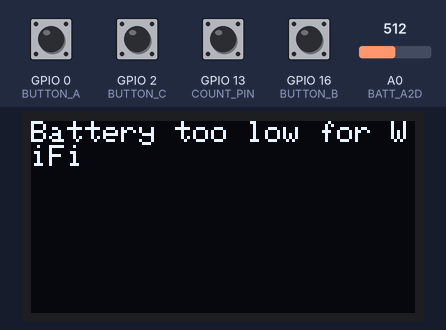
Simulated run of this sketch. Board: ESP8266 (NodeMCU). Parts: 128×64 one-colour display. Inputs (shaded band) come from the test bench; at power-on: GPIO 0 (BUTTON_A), GPIO 2 (BUTTON_C), GPIO 13 (COUNT_PIN), GPIO 16 (BUTTON_B) HIGH, A0 (BATT_A2D) = 512. WiFi joins after 1.5 s; servers stay silent unless stated; the display library's start-up logo is not drawn.

Above: at 0.7 s.
At 2.8 s:
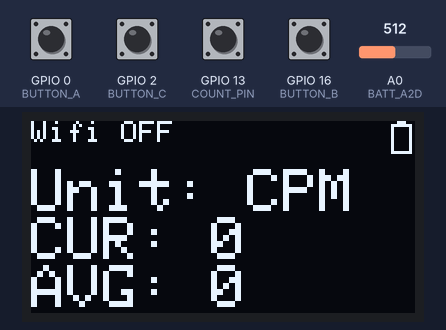
2.9 s: GPIO 16 (BUTTON_B) pulled LOW for 1 s
At 5.0 s:
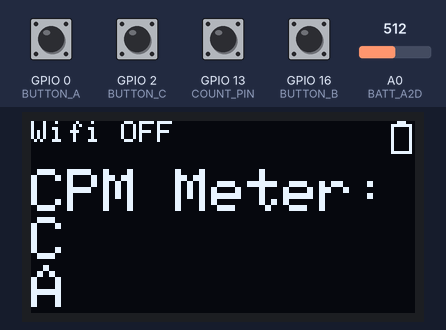
5.7 s: A0 (BATT_A2D) set to 584
7.2 s: A0 (BATT_A2D) set to 609
8.9 s: GPIO 2 (BUTTON_C) pulled LOW for 0.15 s
At 11.4 s:
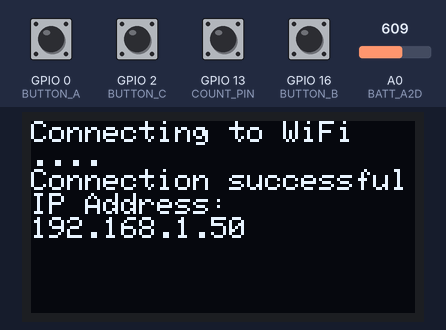
12.1 s: GPIO 0 (BUTTON_A) pulled LOW for 0.15 s
At 13.3 s:
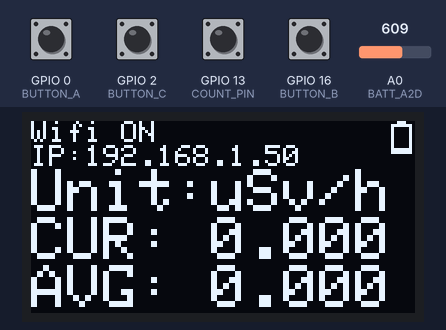
14.2 s: GPIO 2 (BUTTON_C) pulled LOW for 1 s
At 16.2 s:
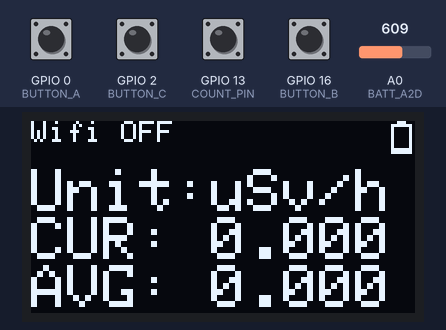
Timing chart, 0 to 17.7 s (numbered marks = the images above; inputs shaded):
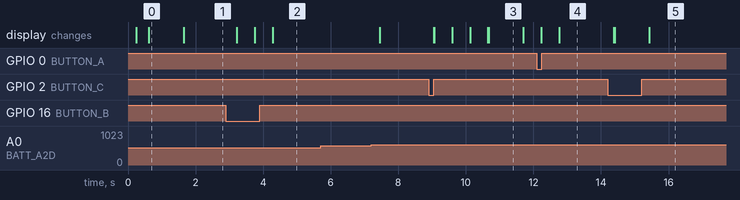

Measured:
- after the input at 2.9 s, the display: first changes after 0.32 s (image 2 shows a later state)
- after the input at 5.7 s, every drawn part: stays the same
- after the input at 8.9 s, the display: first changes after 0.14 s (image 3 shows a later state)
- after the input at 12.1 s, the display: first changes after 0.14 s (image 4 shows a later state)
- after the input at 14.2 s, the display: first changes after 0.18 s (image 5 shows a later state)
- what the display in image 0 shows lasts 1.0 s, from 0.6 s to 1.6 s

The sketch:

GeigerWifi.ino
```cpp
// (licence header left out)
#include <SPI.h>
#include <Wire.h>
#include <Adafruit_GFX.h>
#include <Adafruit_SH110X.h>

#include "WIFI.h"
#include "graphics.h"

#define GEIGER_DOSE_FCTR 57 //really .0057, this avoids floats.
#define FILT_CONST 0.7 //How much filtering to apply
#define LONG_PER 60 //Long period for averaging CPM
#define SHORT_PER 5 //Short period for averaging CPM

#define NO_BATT_VOLTAGE 780 //Voltage above which no battery is considered connected
#define CHARGE_VOLTAGE 770 //Voltage above which battery is considered charging
#define WIFI_MIN_VOLT 600 //Votage below which Wifi is disabled
#define ALLOW_DBG_MENU 0 //Allow debug display on OLED (must add into to screen to use)
#define WIFI_TIMEOUT 10000 //Time to wait for wifi connection before aborting connection

//Electrical configuration
#define BUTTON_A  0
#define BUTTON_B 16
#define BUTTON_C  2
#define BATT_A2D A0
#define COUNT_PIN  13

#define setBit(reg,x) reg|=(1UL<<x)
#define clearBit(reg,x) reg&=~(1UL<<x)
#define checkBit(reg,x) (reg&(1UL<<x))
#define BUTTON_A_BIT 0
#define BUTTON_B_BIT 1
#define BUTTON_C_BIT 2
#define ALLOW_WIFI_BIT 3
#define WIFI_ON_BIT 4
int statusReg = 0;

//Instantaneous CPM calculation variables
volatile long prevCountTime = 0;
volatile long countTime = 0;
volatile int count = 0;
volatile int count2 = 0;
int CPM_inst = 0; //CPM determined by time between counts
int CPM_filt = 0; //Instantaneous CPM filtered

//Average CPM calculation variables
int fastcpm = 0;
int slowcpm = 0;
int CPS = 0;
int dataBuf[LONG_PER];
int idx = 0;

//Dose (usv/h) variables
int dose = 0;
int doseFilt = 0;

//Battery variables
int scaledBatt = 0;
int rawBatt = 0;
int filtBatt=700;

//Display vars
int dispMode = MODE_CPM;
long tmr500 = 0;
int tmr1000 = 0;


void setWifi(int stat)
{
  long startWifiTmr=millis();
  clearDisplay();
  if (stat==1 && !checkBit(statusReg, WIFI_ON_BIT))
  {
    textSize(1);
    homeCursor();
    bool timedOut = false;
    if (checkBit(statusReg, ALLOW_WIFI_BIT))
    {
      clearDisplay();
      sendTextToDisplay("Connecting to WiFi",1);
      updateDisplay();
      wifiConnect();
      while (!isWifiConnected() & !timedOut)
      {
        sendTextToDisplay(".", 0);
        updateDisplay();
        delay(500);
        (millis()-startWifiTmr) < WIFI_TIMEOUT ? timedOut = false : timedOut = true;
      }
      if (timedOut)
      {
        sendTextToDisplay("WiFi connection timed out", 1);
        updateDisplay();
        delay(1000);
      }
      else
      {
        sendTextToDisplay(".", 1);
        sendTextToDisplay("Connection successful", 1);
        updateDisplay();
        serverOn();
        sendTextToDisplay("IP Address: ", 1);
        sendTextToDisplay(getIPAddr(),0);
        updateDisplay();
        delay(1000);
        setBit(statusReg, WIFI_ON_BIT);
      }
    }
    else
    {
      sendTextToDisplay("Battery too low for WiFi", 1);
      updateDisplay();
      delay(1000);
    }
  }
  else if ((stat==0) && checkBit(statusReg, WIFI_ON_BIT))
  {
    textSize(1);
    homeCursor();
    sendTextToDisplay("Turning Wifi Off...", 1);
    updateDisplay();
    wifiOff();
    sendTextToDisplay("WifiOff", 1);
    updateDisplay();
    clearBit(statusReg, WIFI_ON_BIT);
    delay(1000);
  }
  else
  {
    textSize(1);
    homeCursor();
    sendTextToDisplay("Wifi Error :(", 1);
    updateDisplay();
    delay(1000);
  }
}


void setup() {

  Serial.begin(115200);
  battery_level();
  initDisplay();

  setWifi(1);

  pinMode(BUTTON_A, INPUT_PULLUP);
  pinMode(BUTTON_B, INPUT_PULLUP);
  pinMode(BUTTON_C, INPUT_PULLUP);
  pinMode(BATT_A2D, INPUT);
  pinMode(COUNT_PIN, INPUT);
  attachInterrupt(digitalPinToInterrupt(COUNT_PIN), handleCount, FALLING);

}

void loop() {
  if (!digitalRead(BUTTON_A)) setBit(statusReg, BUTTON_A_BIT);
  if (!digitalRead(BUTTON_B)) setBit(statusReg, BUTTON_B_BIT);
  if (!digitalRead(BUTTON_C)) setBit(statusReg, BUTTON_C_BIT);
  delay(10);
  yield();
  if (checkBit(statusReg, WIFI_ON_BIT))
  {
    wifiLoop();
  }


  if (millis() - tmr500 > 500)
  {
    battery_level();
    if (checkBit(statusReg, BUTTON_A_BIT))
    {
      //conditional compile to allow debug menu
#if ALLOW_DBG_MENU
      dispMode < 2 ? dispMode = 0 : dispMode--;
#else
      dispMode < 2 ? dispMode = 1 : dispMode--;
#endif
      clearBit(statusReg, BUTTON_A_BIT);
    }
    if (checkBit(statusReg, BUTTON_B_BIT))
    {
      dispMode > 3 ? dispMode = 4 : dispMode++;
      clearBit(statusReg, BUTTON_B_BIT);
    }
    if (checkBit(statusReg, BUTTON_C_BIT))
    {
      checkBit(statusReg,WIFI_ON_BIT)?setWifi(0):setWifi(1);
      clearBit(statusReg, BUTTON_C_BIT);
    }
    calcCPMInst();
    int c = 0;
    int a = 0;
    switch (dispMode)
    {
      case MODE_DBG:
        //Add stuff here if needed for debug
        break;
      case MODE_CPM:
        c = CPM_filt;
        a = slowcpm;
        break;
      case MODE_USV:
        c = dose;
        a = doseFilt;
        break;
      case MODE_CNT:
        c = count2;
        break;
      case MODE_VIS:
        c = CPM_filt;
        a = slowcpm;
        break;
    }
    clearDisplay();
    drawStatusBar(checkBit(statusReg,WIFI_ON_BIT),getIPAddr(),scaledBatt);
    writeDisplay(dispMode, c, a);
    updateDisplay();
    tmr500 = millis();
  }

  if (millis() - tmr1000 > 1000)
  {
    tmr1000 = millis();
    calcCPMAvg();
    calcDose();

    //Send data to Wifi Server
    setCPM(slowcpm);
    setDose(dose);
  }
}

void battery_level() {

  rawBatt = analogRead(A0);
  if (rawBatt < WIFI_MIN_VOLT)
  {
    clearBit(statusReg,ALLOW_WIFI_BIT);
  }
  else
  {
    setBit(statusReg,ALLOW_WIFI_BIT);
  }

  filtBatt=(rawBatt*0.4+filtBatt*0.6);

  if (filtBatt > NO_BATT_VOLTAGE)
  {
    scaledBatt = 10;
  }
  else if (filtBatt > CHARGE_VOLTAGE)
  {
    scaledBatt = 9;
  }
  else
  {
    scaledBatt = map(rawBatt, 580, 765, 0, 8);
  }

}


void calcCPMInst()
{
  //Calculates the instantaneous CPM based on time between counts
  //If time between has not changed, instantaneous filters to the fast average
  //CPM_filt is a further filtered version of the instantaneous for use in display
  static int prevDelT;
  int deltaT = countTime - prevCountTime;
  if (deltaT && deltaT != prevDelT)
  {
    CPM_inst = (60000 / (deltaT));
    prevDelT = deltaT;
  }
  else
  {
    CPM_inst = (CPM_inst * FILT_CONST) + (fastcpm * (1 - FILT_CONST));
  }

  CPM_filt = (CPM_filt * FILT_CONST) + (CPM_inst * (1 - FILT_CONST));

}

void calcDose()
{
  dose = (GEIGER_DOSE_FCTR * slowcpm) / 10;
  doseFilt = (doseFilt * FILT_CONST) + (dose * (1 - FILT_CONST));
}

void calcCPMAvg()
{
  //Calculates CPM averaged over samples taken at 1 second.
  //This code is from the MightyOhm geiger counter kit by Jeff Keyzer
  CPS = count;
  slowcpm -= dataBuf[idx];   // subtract oldest sample in sample buffer

  slowcpm += count;     // add current sample
  dataBuf[idx] = count;  // save current sample to buffer (replacing old value)

  // Compute CPM based on the last SHORT_PERIOD samples
  fastcpm = 0;
  for (int i = 0; i < SHORT_PER; i++) {
    int x = idx - i;
    if (x < 0)
      x = LONG_PER + x;
    fastcpm += dataBuf[x]; // sum up the last 5 CPS values
  }
  fastcpm = fastcpm * (LONG_PER / SHORT_PER); // convert to CPM

  // Move to the next entry in the sample buffer
  idx++;
  if (idx >= LONG_PER)
    idx = 0;
  count = 0;  // reset counter
}

ICACHE_RAM_ATTR void handleCount()
{
  count++;
  count2++;
  prevCountTime = countTime;
  countTime = millis();
}
```

WIFI.cpp
```cpp
// (licence header left out)
#include <ESP8266WiFi.h>
#include <ESP8266WebServer.h>
#include "WIFI.h"


//Wifi vars, set in WiFi.h
const char* ssid     = SSID_TO_USE;
const char* password = PASS_TO_USE;
String IP_ADDR;

//logging server vars
const char* host = HOST_TO_LOG;
long updateTimer=0;
String urlbase = GMC_URI;
String url = "";

//Vars to hold data for webpage/server
boolean firstUpdate=false;
int CPMbufIndex=0;
int CPM_buffer[]={18,18,18,18,18,18,18,18,18,18,18,18}; //Fill buffer with average CPM
int CPM_avg = 0; //12Hour average
int CPM_curr = 0; //Running average CPM for the hour
String DOSE_avg = "0";
ESP8266WebServer server(80);

String getIPAddr()
{
  return IP_ADDR;
}

void setCPM(int a)
{
  CPM_buffer[CPMbufIndex]=(CPM_buffer[CPMbufIndex]+a)/2;
  CPM_curr=CPM_buffer[CPMbufIndex];
    CPM_avg=0;
    for(int i=0;i<12;i++)
    {
      CPM_avg+=CPM_buffer[i];
    }
    CPM_avg/=12;

}

void setDose(int a)
{
  float tmp=((float)a)/1000;
  DOSE_avg=String(tmp,3);
}


void wifiConnect()
{
  WiFi.begin(ssid, password);
}

int isWifiConnected()
{
  return (WiFi.status() == WL_CONNECTED);
}

void serverOn()
{

  IP_ADDR = WiFi.localIP().toString();

  server.on("/", handleBody);
  server.begin();
}

void wifiOff()
{
  //MDNS.end();
  server.stop();
  WiFi.disconnect();
}


void wifiLoop() {
  server.handleClient();

  if(!firstUpdate&&millis()>FIRST_UPDATE&&SEND_DATA_TO_WEB)
  {
    sendToServer();
    firstUpdate=true;
  }


  if(millis()-updateTimer>UPDATE_TIME&&SEND_DATA_TO_WEB)
  {
    sendToServer();
    updateTimer=millis();
  }
}

void sendToServer()
{
  WiFiClient client;
  const int httpPort = 80;
  if (!client.connect(host, httpPort)) {
    return;
  }

  buildURL();

  // This will send the request to the server
 client.print(String("GET ") + url + " HTTP/1.1\r\n" +
               "Host: " + host + "\r\n" +
               "Connection: close\r\n\r\n");
  delay(500);

  // Read all the lines of the reply from server and print them to Serial
  while (client.available()) {
    String line = client.readStringUntil('\r');
    Serial.println(line);
  }


}


//Server functions
void buildURL()
{
  url = urlbase + GMC_USERID;
  url = url + GMC_SENSORTAG;
  url = url + GMC_SENSORID;
  url = url + GMC_CPMTAG;
  url = url + CPM_curr;
  url = url + GMC_AVG_CPMTAG;
  url = url + CPM_avg;
  url = url + GMC_USVTAG;
  url = url + DOSE_avg;
}

void handleBody() { //Handler for the body path
  String html;

  html = "<html>";
  html += "<head>";
  html += "<meta http-equiv='refresh' content='15; url='/''/>";
  html += "<title>Geiger Info</title>";
  html += "<style>";
  html += "body { background-color: #cccccc; font-family: Arial, Helvetica, Sans-Serif; Color: #000088; }";
  html += "</style>";
  html += "</head>";
  html += "<body>";
  html += "<h1>Geiger CPM: ";
  html += "</h1>";
  html += "<p>Current: ";
  html += CPM_curr;
  html += " Average: ";
  html += CPM_avg;
  html += " uSv/hr: ";
  html += DOSE_avg;
  html += "</p>";
  html += "<hr>";
  html += "Local IP: ";
  html += IP_ADDR;
  html += "    Uptime: ";
  html += millis()/1000;
  html += "s <hr>";
  html += "</body>";
  html += "</html>";

  server.send(200, "text/html", html);
}

void handleRoot() {
  handleBody();
}
```

WIFI.h
```cpp
// (licence header left out)
#ifndef _WIFI_H
#define _WIFI_H

//Wifi SSID/password
#define SSID_TO_USE "wifi"
#define PASS_TO_USE "hunter2"


//GMCMap settings - These will change for your specific application
#define SEND_DATA_TO_WEB false
#define HOST_TO_LOG "www.GMCMap.com"
#define GMC_URI "/log2.asp?AID="
#define GMC_USERTAG "AID="
#define GMC_USERID "12345"
#define GMC_SENSORTAG "&GID="
#define GMC_SENSORID "123456789"
#define GMC_CPMTAG "&CPM="
#define GMC_AVG_CPMTAG "&ACPM="
#define GMC_USVTAG "&USV="

//How often to send data to web. Default is 1 min after startup, every hour thereafter
#define FIRST_UPDATE 60000
#define UPDATE_TIME 3600000

void wifiConnect();
int isWifiConnected();
void serverOn();
void wifiOff();
void wifiLoop();
void setCPM(int);
void setDose(int);
void sendToServer();
void buildURL();
void handleBody();
String getIPAddr();
#endif
```

graphics.cpp
```cpp
// (licence header left out)
#include "graphics.h"
#include <Arduino.h>
#include <SPI.h>
#include <Wire.h>
#include <Adafruit_GFX.h>
#include <Adafruit_SH110X.h>

Adafruit_SH1107 display = Adafruit_SH1107(64, 128, &Wire);

uint8_t  BATT_BMP[] = {0x38,0xFE,0x82,0x82,0x82,0x82,0x82,0x82,0x82,0x82,0xFE};
uint8_t  NOBAT_BMP[] = {0x24,0x24,0x7E,0x7E,0x7E,0x3C,0x18,0x18,0x18,0x18,0x18};
uint8_t  PWR_BMP[] = {0x01,0x06,0x0C,0x18,0x30,0x3E,0x06,0x0C,0x18,0x30,0x40};

void initDisplay()
{
  delay(250); // wait for the OLED to power up
  display.begin(0x3C, true); // Address 0x3C default

  // Show image buffer on the display hardware.
  // Since the buffer is intialized with an Adafruit splashscreen
  // internally, this will display the splashscreen.
  display.display();
  delay(250);

  // Clear the buffer.
  display.clearDisplay();
  display.display();

  display.setRotation(1);
  // text display tests

  display.setTextColor(SH110X_WHITE);
  display.setCursor(0, 0);
}

void homeCursor()
{
  display.setCursor(0, 0);
}

void sendTextToDisplay(String s, int newline)
{
  if (newline)
  {
    display.println(s);
  }
  else
  {
    display.print(s);
  }
}

void sendIntToDisplay(int s, int newline)
{
  if (newline)
  {
    display.println(s, DEC);
  }
  else
  {
    display.print(s, DEC);
  }
}

void textSize(int i)
{
  display.setTextSize(i);
}

void clearDisplay()
{
  display.clearDisplay();
}

void updateDisplay()
{
  display.display();
}

void drawStatusBar(bool wifiOn, String IP, int batt)
{
  display.drawBitmap(120, 0, getBattBmp(batt), 8, 11, 1);
  display.setCursor(0, 0);
  display.setTextSize(1);
  if (wifiOn)
  {
    display.println("Wifi ON");
    display.print("IP:");
    display.print(IP);
  }
  else
  {
    display.print("Wifi OFF");
  }
}
void writeDisplay(int m, int c, int a)
{

  display.setCursor(0, 16);
  display.setTextSize(2);
  switch (m)
  {
    case MODE_DBG:
      //Add stuff here if needed for debug
      break;
    case MODE_CPM:
      display.println("Unit: CPM");
      display.print("CUR: ");
      display.println(c, DEC);
      display.print("AVG: ");
      display.println(a, DEC);
      break;
    case MODE_USV:
      display.println("Unit:uSv/h");
      display.print("CUR: 0.");
      if (c < 10)
      {
        display.print("00");
      }
      else if (c < 100)
      {
        display.print("0");
      }
      display.println(c, DEC);
      display.print("AVG: 0.");
      if (a < 10)
      {
        display.print("00");
      }
      else if (a < 100)
      {
        display.print("0");
      }
      display.println(a, DEC);
      break;
    case MODE_CNT:
          display.println("Tot Count:");
          display.println(c, DEC);
      break;
    case MODE_VIS:
      display.println("CPM Meter:");
      display.print("C");
      int tmp=map(c,0,150,0,9);
      for(int i=0;i<tmp;i++)
      {
        display.print("=");
      }
      display.print("\nA");
      tmp=map(a,0,40,0,9);
      for(int i=0;i<tmp;i++)
      {
        display.print("=");
      }
      break;

  }

}

uint8_t * getBattBmp(int a)
{

  if (a == 10)
  {
    return NOBAT_BMP;
  }
  if (a == 9)
  {
    return PWR_BMP;
  }

  for (int i = 9; i > 1; i--)
  {
    if (i > (9 - a))
    {
      BATT_BMP[i] = 0xFE;
    }
    else
    {
      BATT_BMP[i] = 0x82;
    }
  }
  return BATT_BMP;
}
```

graphics.h
```cpp
// (licence header left out)
#ifndef _GRAPHICS_H
#define _GRAPHICS_H

#include <stdint.h>
#include <Arduino.h>

//graphics.h/.cpp is an abstraction layer for the graphics library.
//This is done so that if other hardware is used, only the .cpp needs to be changed

//Display mode definitions
#define MODE_CPM 1
#define MODE_USV 2
#define MODE_CNT 3
#define MODE_VIS 4
#define MODE_DBG 0


void initDisplay();
void homeCursor();
void sendTextToDisplay(String, int);
void sendIntToDisplay(int , int);
void textSize(int );
void clearDisplay();
void updateDisplay();
void drawStatusBar(bool, String, int);
void writeDisplay(int, int, int);
uint8_t * getBattBmp(int);

#endif
```
